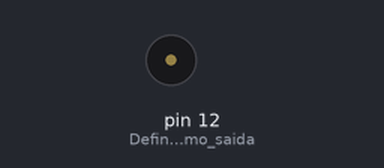
The sketch below on a simulated Arduino Uno, built with avr-gcc and run on an emulated ATmega328P. On the bench: buzzer (waves = sounding).

Above: at 0.35 s.
Timing chart, 0 to 3.0 s (numbered marks = the images above):
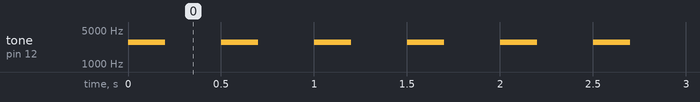

Measured:
- by itself, tone on pin 12 (Define_pino_12_como_saida): alternates 2800 Hz for 0.20 s and silent for 0.30 s

The sketch:

Exemplo_5.ino
```cpp
/********************** Exemplo 5 ***********************/

void setup()//A função setup é executado uma vez quando você liga
            //a placa ou preciona o botão reset.
{
pinMode(12,OUTPUT);// Define pino 12 como saida.
}

void loop()//A rotina loop executa a função repetidamente.
{
    tone(12,2800,200);// Pino, Frequencia, Tempo.
    delay(500);       // Aguarda 500 milisegundos.
    tone(12,2800,200);// Pino, Frequencia, Tempo.
    delay(500);       // Aguarda 500 milisegundos.

}
```
